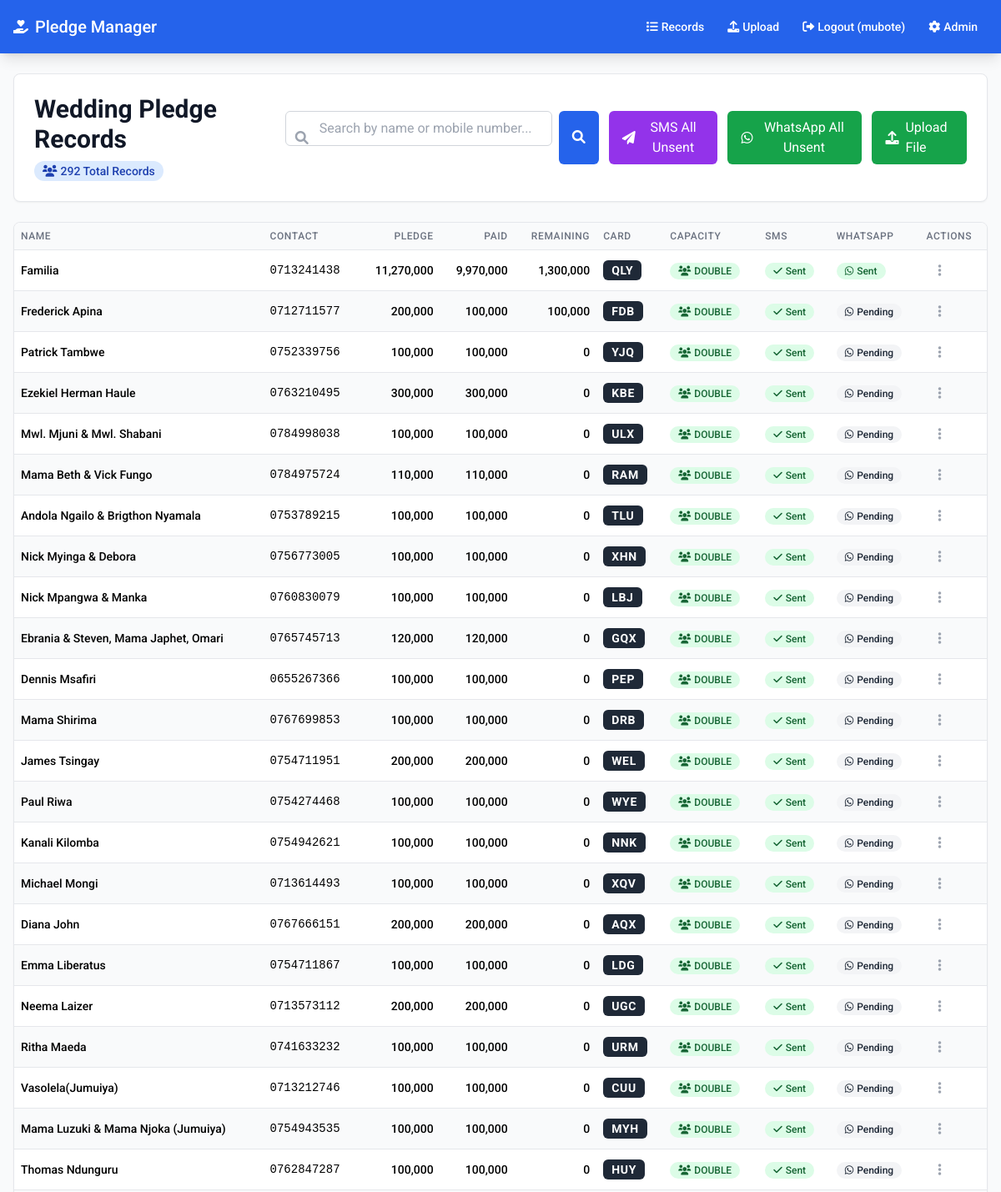
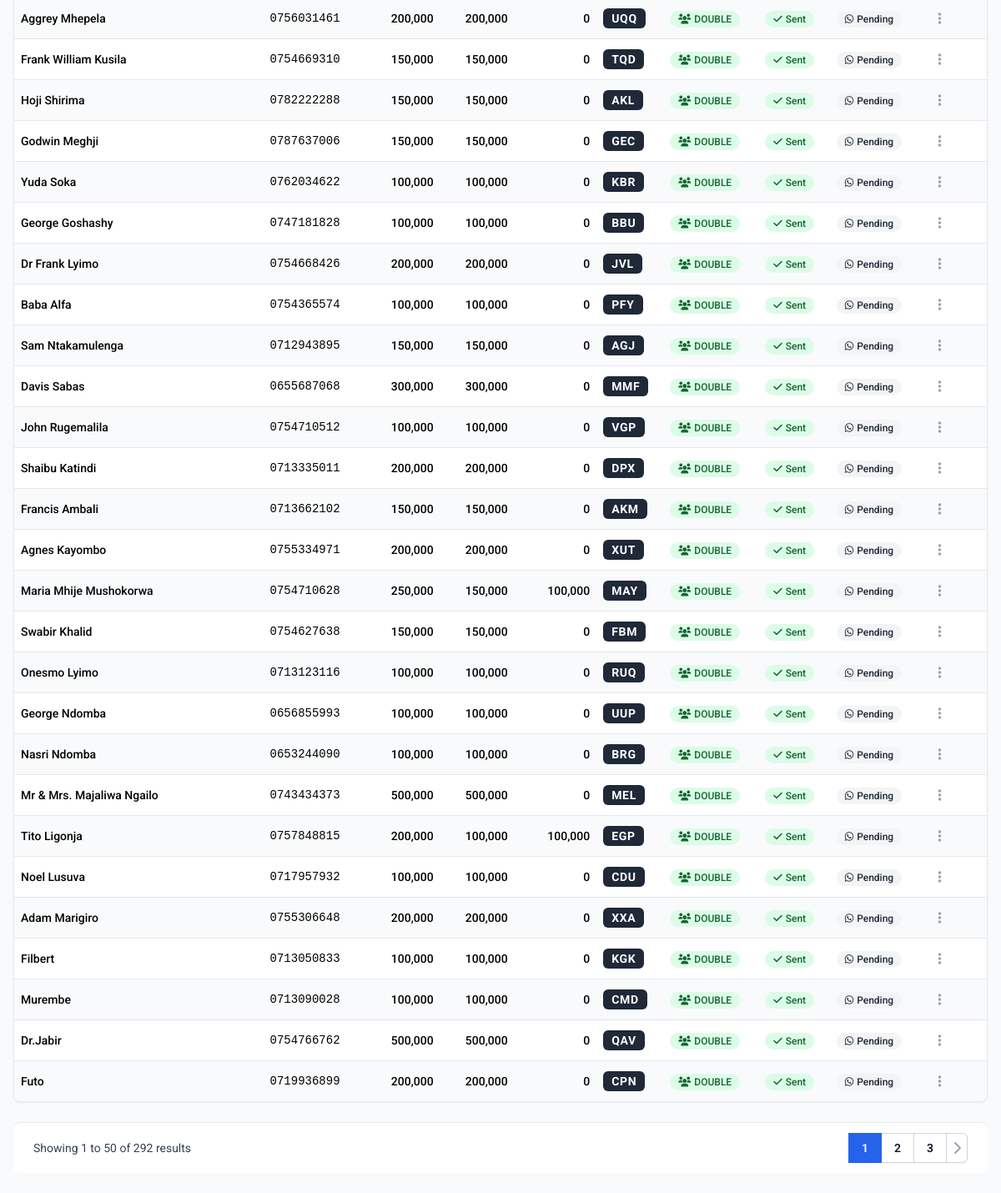
The app's page / (signed in), older data (2 pictures, top to bottom).
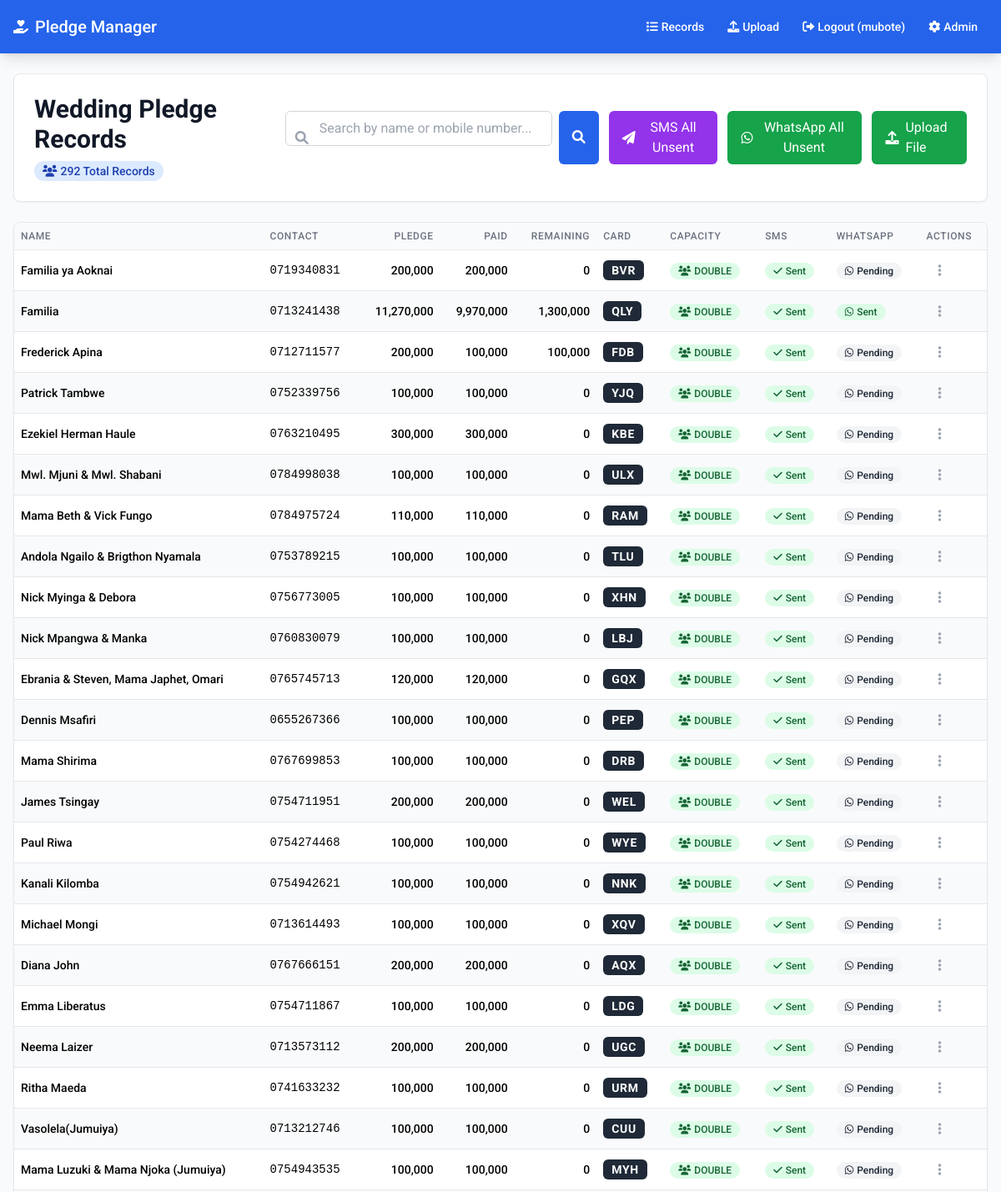
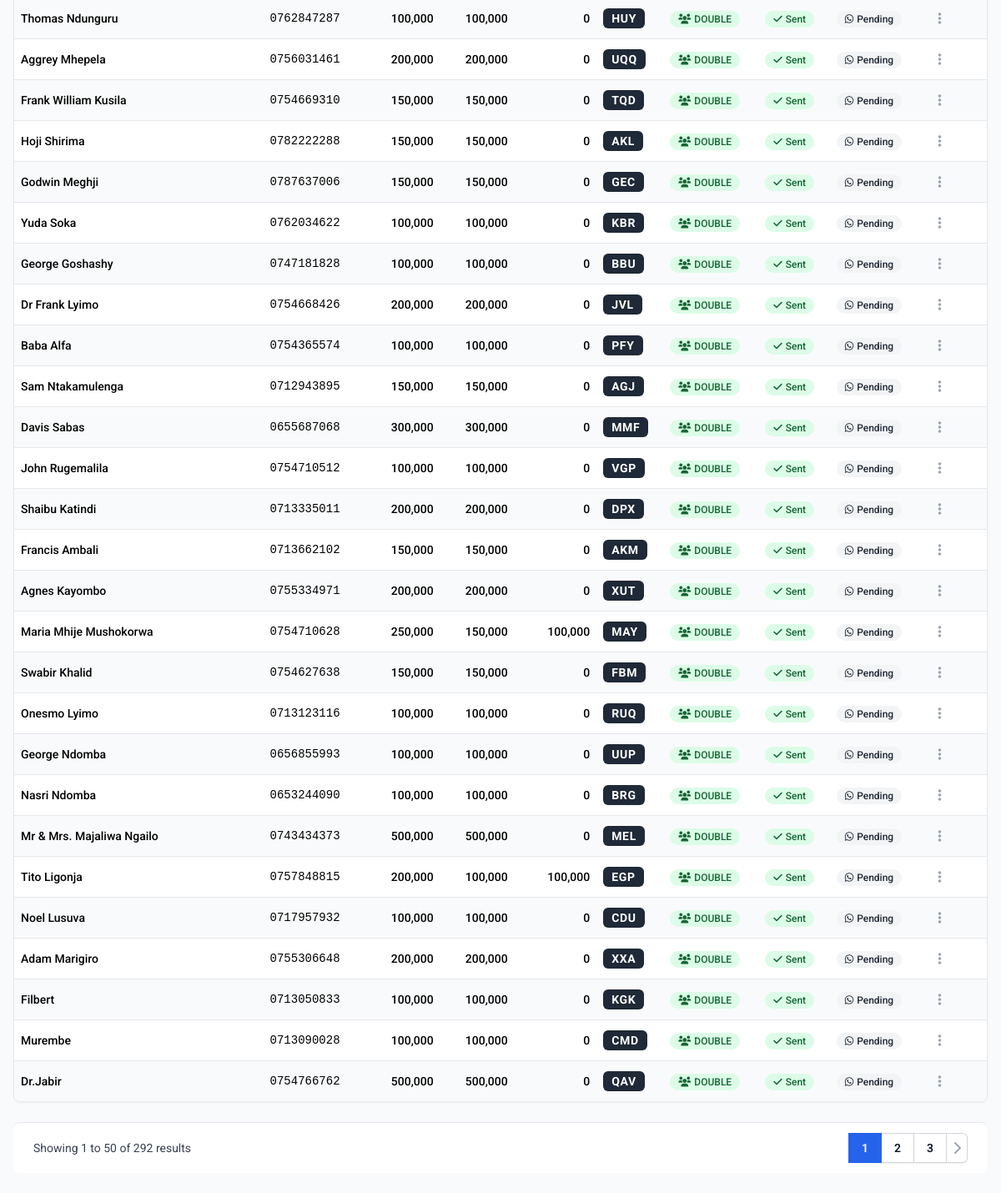
The same page, newer data (2 pictures, top to bottom).
### pledges/models.py (models this page shows, shortened)
class PledgeRecord(models.Model):
    id = models.UUIDField(primary_key=True, default=uuid.uuid4, editable=False)
    mobile_number = models.CharField(max_length=15, unique=True, help_text="Mobile number (Unique)")
    name = models.CharField(max_length=255, help_text="Person's name")
    pledge = models.DecimalField(max_digits=10, decimal_places=2, default=0, help_text="Pledged amount")
    paid = models.DecimalField(max_digits=10, decimal_places=2, default=0, help_text="Amount paid")
    remaining = models.DecimalField(max_digits=10, decimal_places=2, default=0, help_text="Remaining amount")
    card_capacity = models.IntegerField(default=0, help_text="Card capacity (0, 1, or 2 based on paid amount)")
    card_code = models.CharField(max_length=3, unique=True, blank=True, null=True, default='', help_text="Unique 3-letter card identification code")
    invitation_image_url = models.URLField(blank=True, null=True, help_text="URL of the generated invitation image")
    normal_message_sent = models.BooleanField(default=False, help_text="Normal message sent status")
    whatsapp_sent = models.BooleanField(default=False, help_text="WhatsApp message sent status")
    created_at = models.DateTimeField(auto_now_add=True)
    updated_at = models.DateTimeField(auto_now=True)
    class Meta:
        verbose_name = "Pledge Record"
        verbose_name_plural = "Pledge Records"
        ordering = ['-updated_at']

### pledges/views.py (the view)
# urls.py: path('', views.PledgeListView.as_view(), name='pledge_list'),
class PledgeListView(LoginRequiredMixin, ListView):
    model = PledgeRecord
    template_name = 'pledges/list.html'
    context_object_name = 'pledges'
    paginate_by = 50
    def get_queryset(self):
        queryset = super().get_queryset()
        search_query = self.request.GET.get('search', '').strip()
        if search_query:
            queryset = queryset.filter(
                name__icontains=search_query
            ) | queryset.filter(
                mobile_number__icontains=search_query
            )
        return queryset
    def get_context_data(self, **kwargs):
        context = super().get_context_data(**kwargs)
        context['search'] = self.request.GET.get('search', '')
        return context

### pledges/templates/pledges/list.html (shortened to what this page needs)
{% extends 'pledges/base.html' %}
{% load humanize %}
{% block content %}
<div class="sticky top-0 z-10 bg-white rounded-lg shadow-sm border border-gray-200 p-6 mb-6">
    <div class="flex flex-col md:flex-row md:items-center md:justify-between space-y-4 md:space-y-0">
        <div>
            <h1 class="text-3xl font-bold text-gray-900">Wedding Pledge Records</h1>
            <div class="flex items-center space-x-4 mt-2">
                <span class="inline-flex items-center px-2.5 py-0.5 rounded-full text-sm font-medium bg-blue-100 text-blue-800">
                    <i class="fas fa-users mr-1"></i>
                    {{ paginator.count|default:0 }} Total Records
                </span>
            </div>
        </div>
        <div class="flex flex-col sm:flex-row space-y-2 sm:space-y-0 sm:space-x-3">
            <form method="get" class="flex">
                <div class="relative">
                    <input type="text"
                           name="search"
                           value="{{ search }}"
                           placeholder="Search by name or mobile number..."
                           class="w-full md:w-80 pl-10 pr-4 py-2 border border-gray-300 rounded-md focus:ring-2 focus:ring-blue-500 focus:border-transparent">
                    <div class="absolute inset-y-0 left-0 pl-3 flex items-center pointer-events-none">
                    </div>
                </div>
                <button type="submit" class="ml-2 px-4 py-2 bg-blue-600 text-white rounded-md hover:bg-blue-700 transition-colors">
                    <i class="fas fa-search"></i>
                </button>
            </form>
            <form method="post" action="{% url 'send_background_sms_all' %}" class="inline-flex">
                <button type="submit" class="inline-flex items-center px-4 py-2 bg-purple-600 text-white rounded-md hover:bg-purple-700 transition-colors" onclick="return confirm('Send SMS to all unsent records? This will run in the background.')">
                    <i class="fas fa-paper-plane mr-2"></i>
                    SMS All Unsent
                </button>
            </form>
            <form method="post" action="{% url 'send_background_whatsapp_all' %}" class="inline-flex">
                <button type="submit" class="inline-flex items-center px-4 py-2 bg-green-600 text-white rounded-md hover:bg-green-700 transition-colors" onclick="return confirm('Send WhatsApp invitations to all unsent records? This will run in the background.')">
                    <i class="fab fa-whatsapp mr-2"></i>
                    WhatsApp All Unsent
                </button>
            </form>
            <a href="{% url 'upload_file' %}" class="inline-flex items-center px-4 py-2 bg-green-600 text-white rounded-md hover:bg-green-700 transition-colors">
                <i class="fas fa-upload mr-2"></i>
                Upload File
            </a>
        </div>
    </div>
</div>
{% if pledges %}
<div class="bg-white rounded-lg shadow-sm border border-gray-200 overflow-hidden">
    <div class="overflow-x-auto">
        <table class="min-w-full divide-y divide-gray-200">
            <thead class="bg-gray-50">
                <tr>
                    <th class="px-2 py-2 text-left text-xs font-medium text-gray-500 uppercase tracking-wider">Name</th>
                    <th class="px-2 py-2 text-left text-xs font-medium text-gray-500 uppercase tracking-wider">Contact</th>
                    <th class="px-2 py-2 text-right text-xs font-medium text-gray-500 uppercase tracking-wider">Pledge</th>
                    <th class="px-2 py-2 text-right text-xs font-medium text-gray-500 uppercase tracking-wider">Paid</th>
                    <th class="px-2 py-2 text-right text-xs font-medium text-gray-500 uppercase tracking-wider">Remaining</th>
                    <th class="px-2 py-2 text-left text-xs font-medium text-gray-500 uppercase tracking-wider">Card</th>
                    <th class="px-2 py-2 text-left text-xs font-medium text-gray-500 uppercase tracking-wider">Capacity</th>
                    <th class="px-2 py-2 text-left text-xs font-medium text-gray-500 uppercase tracking-wider">SMS</th>
                    <th class="px-2 py-2 text-left text-xs font-medium text-gray-500 uppercase tracking-wider">WhatsApp</th>
                    <th class="px-2 py-2 text-left text-xs font-medium text-gray-500 uppercase tracking-wider">Actions</th>
                </tr>
            </thead>
            <tbody class="bg-white divide-y divide-gray-200">
                {% for pledge in pledges %}
                <tr class="{% cycle 'bg-white' 'bg-gray-50' %} hover:bg-blue-50 transition-colors">
                    <td class="px-2 py-2">
                        <div class="text-sm font-medium text-black">{{ pledge.name }}</div>
                    </td>
                    <td class="px-2 py-2">
                        <div class="text-sm text-black font-mono">{{ pledge.mobile_number }}</div>
                    </td>
                    <td class="px-2 py-2 text-right">
                        <div class="text-sm font-medium text-black">{{ pledge.pledge|floatformat:0|intcomma }}</div>
                    </td>
                    <td class="px-2 py-2 text-right">
                        <div class="text-sm font-medium text-black">{{ pledge.paid|floatformat:0|intcomma }}</div>
                    </td>
                    <td class="px-2 py-2 text-right">
                        <div class="text-sm font-medium text-black">
                            {{ pledge.remaining|floatformat:0|intcomma }}
                        </div>
                    </td>
                    <td class="px-2 py-2">
                        <span class="inline-flex items-center px-2.5 py-0.5 rounded-md text-sm font-bold bg-gray-800 text-white tracking-wider">
                            {{ pledge.card_code }}
                        </span>
                    </td>
                    <td class="px-2 py-2">
                        <span class="inline-flex items-center px-2.5 py-0.5 rounded-full text-xs font-medium
                            {% if pledge.card_capacity == 2 %}bg-green-100 text-green-800
                            {% elif pledge.card_capacity == 1 %}bg-yellow-100 text-yellow-800
                            {% else %}bg-gray-100 text-gray-800{% endif %}">
                            <i class="fas fa-users mr-1"></i>
                            {% if pledge.card_capacity == 2 %}
                                DOUBLE
                            {% elif pledge.card_capacity == 1 %}
                                SINGLE
                            {% else %}
                                NO ACCESS
                            {% endif %}
                        </span>
                    </td>
                    <td class="px-2 py-2">
                        {% if pledge.normal_message_sent %}
                            <span class="inline-flex items-center px-2.5 py-0.5 rounded-full text-xs font-medium bg-green-100 text-green-800">
                                <i class="fas fa-check mr-1"></i> Sent
                            </span>
                        {% else %}
                            <span class="inline-flex items-center px-2.5 py-0.5 rounded-full text-xs font-medium bg-gray-100 text-gray-800">
                                <i class="fas fa-clock mr-1"></i> Pending
                            </span>
                        {% endif %}
                    </td>
                    <td class="px-2 py-2">
                        {% if pledge.whatsapp_sent %}
                            <span class="inline-flex items-center px-2.5 py-0.5 rounded-full text-xs font-medium bg-green-100 text-green-800">
                                <i class="fab fa-whatsapp mr-1"></i> Sent
                            </span>
                        {% else %}
                            <span class="inline-flex items-center px-2.5 py-0.5 rounded-full text-xs font-medium bg-gray-100 text-gray-800">
                                <i class="fab fa-whatsapp mr-1"></i> Pending
                            </span>
                        {% endif %}
                    </td>
                    <td class="px-2 py-2">
                        <div class="relative inline-block text-left">
                            <button type="button" class="inline-flex items-center justify-center w-8 h-8 text-gray-400 hover:text-gray-600 focus:outline-none focus:ring-2 focus:ring-offset-2 focus:ring-blue-500 rounded-full hover:bg-gray-100 transition-colors" onclick="toggleDropdown(event, '{{ pledge.id }}')" data-record-id="{{ pledge.id }}" data-record-name="{{ pledge.name }}">
                                <i class="fas fa-ellipsis-v"></i>
                            </button>
                        </div>
                    </td>
                </tr>
                {% endfor %}
            </tbody>
        </table>
    </div>
</div>
{% if is_paginated %}
<div class="flex items-center justify-between border-t border-gray-200 bg-white px-4 py-3 sm:px-6 mt-6 rounded-lg">
    <div class="hidden sm:flex sm:flex-1 sm:items-center sm:justify-between">
        <div>
            <p class="text-sm text-gray-700">
                Showing {{ page_obj.start_index }} to {{ page_obj.end_index }} of {{ paginator.count }} results
            </p>
        </div>
        <div>
            <nav class="isolate inline-flex -space-x-px rounded-md shadow-sm">
                {% for num in page_obj.paginator.page_range %}
                    {% if page_obj.number == num %}
                        <span class="relative z-10 inline-flex items-center bg-blue-600 px-4 py-2 text-sm font-semibold text-white">
                            {{ num }}
                        </span>
                    {% elif num > page_obj.number|add:'-3' and num < page_obj.number|add:'3' %}
                        <a href="?page={{ num }}{% if search %}&search={{ search }}{% endif %}"
                           class="relative inline-flex items-center px-4 py-2 text-sm font-semibold text-gray-900 ring-1 ring-inset ring-gray-300 hover:bg-gray-50">
                            {{ num }}
                        </a>
                    {% endif %}
                {% endfor %}
                {% if page_obj.has_next %}
                    <a href="?page={{ page_obj.next_page_number }}{% if search %}&search={{ search }}{% endif %}"
                       class="relative inline-flex items-center rounded-r-md px-2 py-2 text-gray-400 ring-1 ring-inset ring-gray-300 hover:bg-gray-50">
                        <i class="fas fa-chevron-right"></i>
                    </a>
                {% endif %}
            </nav>
        </div>
    </div>
</div>
{% endif %}
{% endif %}
{% endblock %}

### pledges/templates/pledges/base.html (shortened to what this page needs)
<!DOCTYPE html>
<html lang="en">
<head>
    <script src="https://cdn.tailwindcss.com"></script>
    <script src="https://unpkg.com/@material-tailwind/html@latest/scripts/ripple.js"></script>
    <script src="https://unpkg.com/@material-tailwind/html@latest/scripts/collapse.js"></script>
    <link href="https://cdnjs.cloudflare.com/ajax/libs/font-awesome/6.0.0/css/all.min.css" rel="stylesheet">
</head>
<body class="bg-gray-50">
    <nav class="bg-blue-600 shadow-lg">
        <div class="max-w-7xl mx-auto px-4">
            <div class="flex justify-between items-center h-16">
                <div class="flex items-center">
                    <a href="{% url 'pledge_list' %}" class="flex items-center text-white hover:text-blue-100 transition-colors">
                        <i class="fas fa-hand-holding-heart mr-2"></i>
                        <span class="text-xl font-medium">Pledge Manager</span>
                    </a>
                </div>
                <div class="flex space-x-1">
                    <a href="{% url 'pledge_list' %}" class="flex items-center px-3 py-2 rounded-md text-sm font-medium text-white hover:bg-blue-700 transition-colors">
                        <i class="fas fa-list mr-1"></i> Records
                    </a>
                    <a href="{% url 'upload_file' %}" class="flex items-center px-3 py-2 rounded-md text-sm font-medium text-white hover:bg-blue-700 transition-colors">
                        <i class="fas fa-upload mr-1"></i> Upload
                    </a>
                    <div class="relative">
                        <a href="{% url 'logout' %}" class="flex items-center px-3 py-2 rounded-md text-sm font-medium text-white hover:bg-red-700 transition-colors">
                            <i class="fas fa-sign-out-alt mr-1"></i> Logout ({{ user.username }})
                        </a>
                    </div>
                    <a href="/admin/" class="flex items-center px-3 py-2 rounded-md text-sm font-medium text-white hover:bg-blue-700 transition-colors">
                        <i class="fas fa-cog mr-1"></i> Admin
                    </a>
                </div>
            </div>
        </div>
    </nav>
    <main class="max-w-7xl mx-auto py-6 px-4">
        {% block content %}
        {% endblock %}
    </main>
</body>
</html>

Row changes from the older to the newer data that the page shows:
no longer on this page (row unchanged): PledgeRecord: name "Futo", mobile_number "0719936899", pledge "200,000", paid "200,000", remaining "0", card_code "CPN", card_capacity "DOUBLE", normal_message_sent True (drawn), whatsapp_sent False (drawn)
now on this page (row edited): PledgeRecord: name "Familia ya Aoknai", mobile_number "0719340831", pledge "200,000", paid "200,000", remaining "0", card_code "BVR", card_capacity "DOUBLE", normal_message_sent True (drawn), whatsapp_sent False (drawn)
